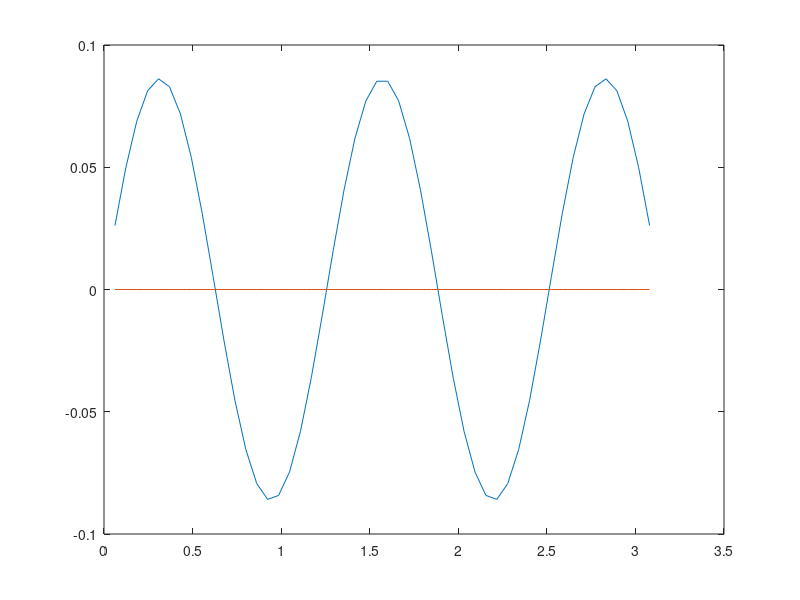

The MATLAB source for this figure:
k=input('please enter integer value for k (1 is recommended): ');
multiple_t=input('please enter a multiple for t: ');
multiple_x=input('please enter a multiple for n: ');
L=pi;
T=10;
t=10*multiple_t; %Number of points in time, not counting the 2 boundary points
N=10*multiple_x; %Number of points in space, not counting the point at t=0
del_x=L/(N+1); %N+1 is number of segments in space
del_t=T/(t+1) ; %t+1 is number of segments in time
D=0.1; 
%row is for time
%column is for space
gamma=(D*del_t)/(del_x)^2;
a=(gamma+1)*ones(t+1,N);         
b=[zeros(t+1,1),(-gamma/2)*ones(t+1,N-1)];
c=(-gamma/2)*ones(t+1,N-1);
alpha_1=a(:,1);
alpha=[alpha_1,zeros(t+1,N-1)];
u=[zeros(t+1,1),zeros(t+1,N),zeros(t+1,1)];
right_side=zeros(t+1,N);
x_j=zeros(1,N);
t_j=zeros(1,t);
%u_exact=
  

for A=2:N+1  
    u(1,A)=sin(k*(del_x*(A-1))); % this computes the condition at t=0 along space direction
    x_j(A-1)=(A-1)*del_x;
    
end


for E=1:t     %E is index for time (E=1 is t=0)
    for j=2:N+1   %j is index for space 
        right_side(E,j-1)=(gamma/2)*u(E,j-1)+(1-gamma)*u(E,j)+(gamma/2)*u(E,j+1);
        t_j(E)=E*del_t; %t_j is in different loop than x_j since the number of  points in time nad space can be different)
    end
    
g=[right_side(:,1),zeros(t+1,N-1)];
   

    for C=2:N
        alpha(E,C)=a(E,C)-((b(E,C)*c(E,C-1))/alpha(E,C-1)); 
         g(E,C)=right_side(E,C)-((b(E,C)*g(E,C-1))/alpha(E,C-1));   
    end
    
u(E+1,N+1)=g(E,N)/alpha(E,N); %N+1 is the point right behind the boundary point

    for F=N:-1:2
        u(E+1,F)=(g(E ,F-1)-(c(E,F-1)*u(E+1,F+1)))/alpha(E,F-1);
    end
    
end
time=input('Please enter the point of time you want to look at:' )
time_point=round(time/del_t);
time_slice=t_j(time);
 u_exact=(exp(-D*(k^2)*time_slice))*sin(k*x_j);
plot(x_j,u_exact)
hold 
plot(x_j,u(t+1,[2:N+1])) %plot at T=10 (which is the final line in the u martix)
error_indiv=zeros(1,N);
for F=1:N
    error_indiv(F)=abs((u(t+1,F+1)-u_exact(F))/u_exact(F));
end
error= (1/N)*sum(error_indiv)
    
 
        
    
 
